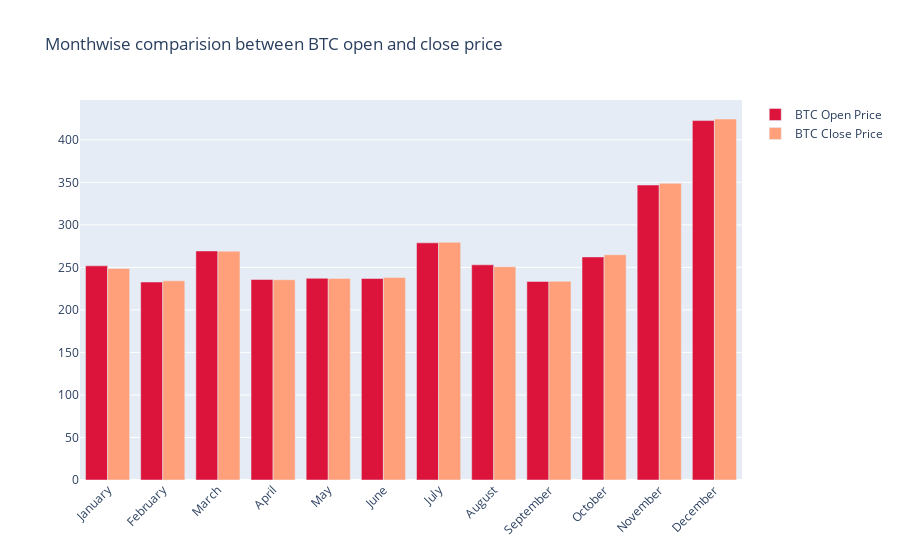

Notebook code for this chart:
### Code cell
fig = go.Figure()

fig.add_trace(go.Bar(
    x=monthvise.index,
    y=monthvise['Open'],
    name='BTC Open Price',
    marker_color='crimson'
))
fig.add_trace(go.Bar(
    x=monthvise.index,
    y=monthvise['Close'],
    name='BTC Close Price',
    marker_color='lightsalmon'
))

fig.update_layout(barmode='group', xaxis_tickangle=-45, 
                  title='Monthwise comparision between BTC open and close price')
fig.show()

### Figure 1 — Plotly figure (JSON) as saved in the notebook; plotly's stock layout.template omitted (floating-point values rounded to 4 significant figures)
{"data": [{"marker": {"color": "crimson"}, "name": "BTC Open Price", "type": "bar", "x": ["January", "February", "March", "April", "May", "June", "July", "August", "September", "October", "November", "December"], "y": [251.8, 232.8, 269.3, 235.7, 237.2, 236.9, 278.9, 253.0, 233.5, 262.3, 346.9, 422.6]}, {"marker": {"color": "lightsalmon"}, "name": "BTC Close Price", "type": "bar", "x": ["January", "February", "March", "April", "May", "June", "July", "August", "September", "October", "November", "December"], "y": [248.8, 234.2, 269.0, 235.5, 237.0, 238.1, 279.6, 250.7, 233.6, 264.9, 348.9, 424.5]}], "layout": {"autosize": true, "barmode": "group", "title": {"text": "Monthwise comparision between BTC open and close price"}, "xaxis": {"autorange": true, "range": [-0.5, 11.5], "tickangle": -45, "type": "category"}, "yaxis": {"autorange": true, "range": [0, 446.8], "type": "linear"}}}
